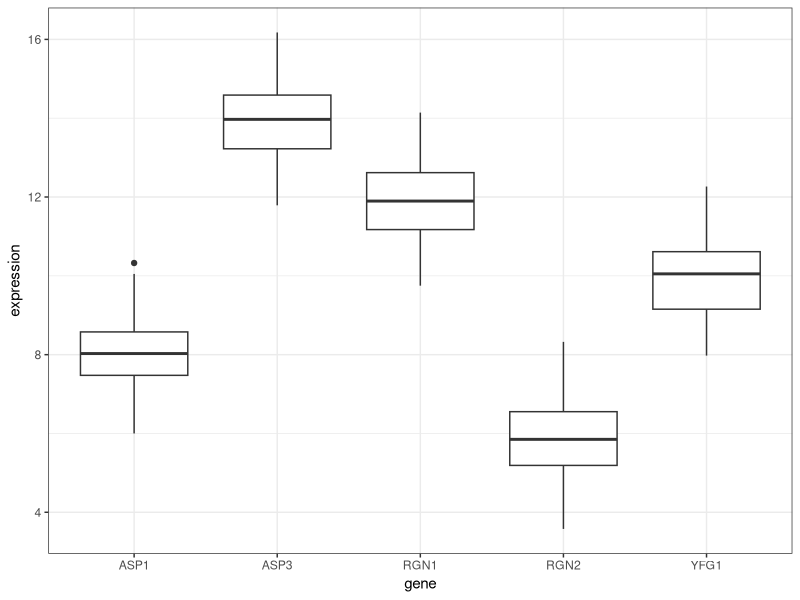
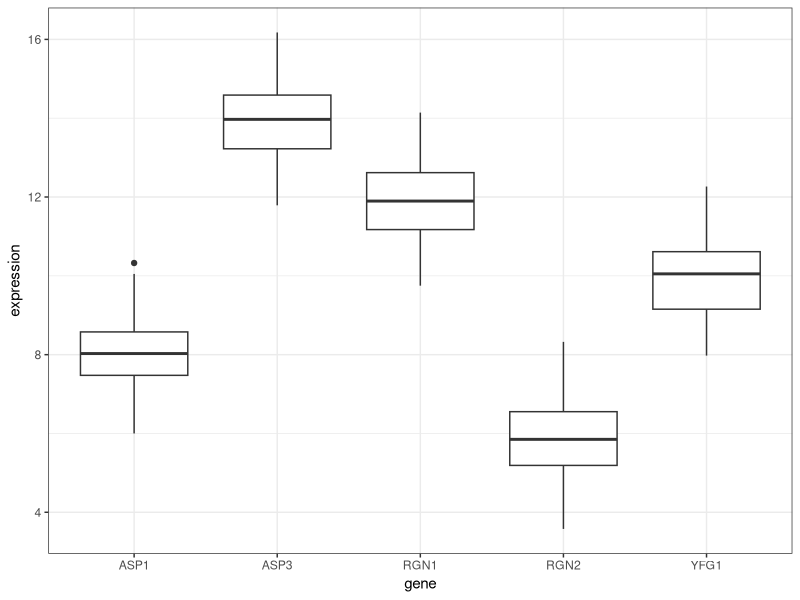
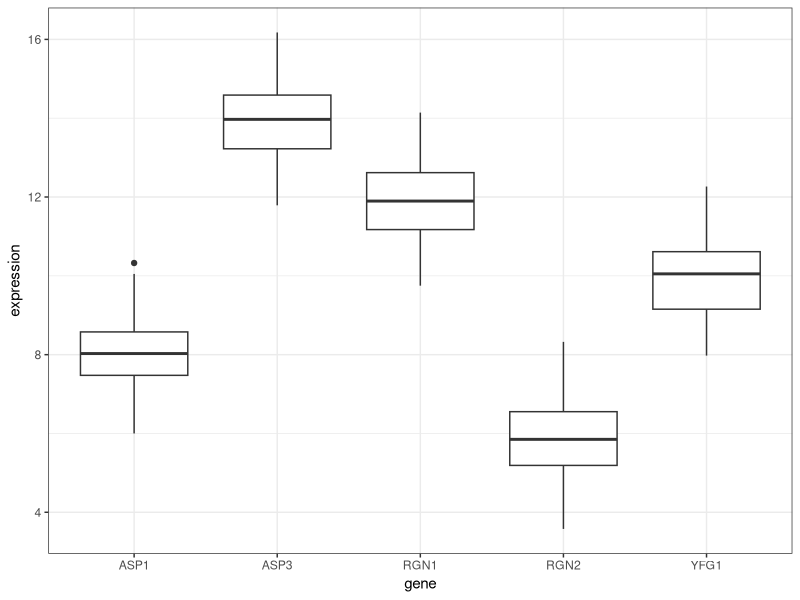
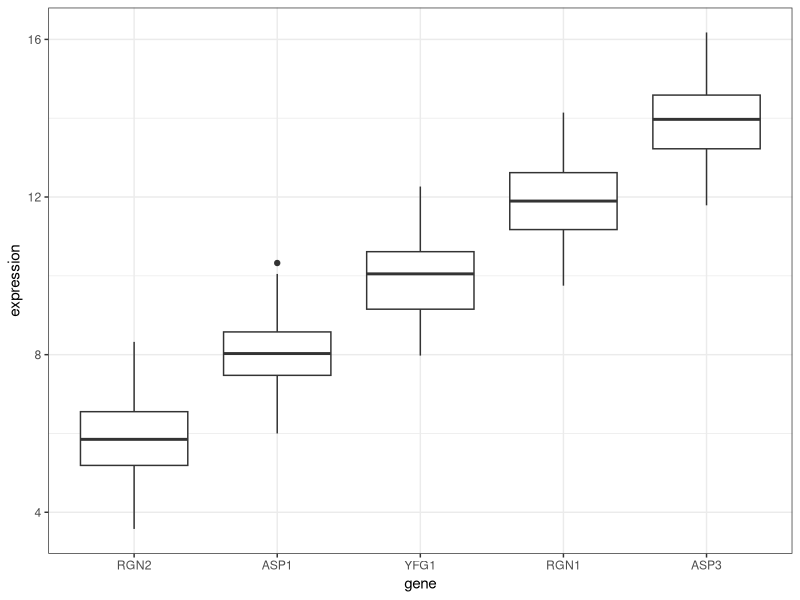
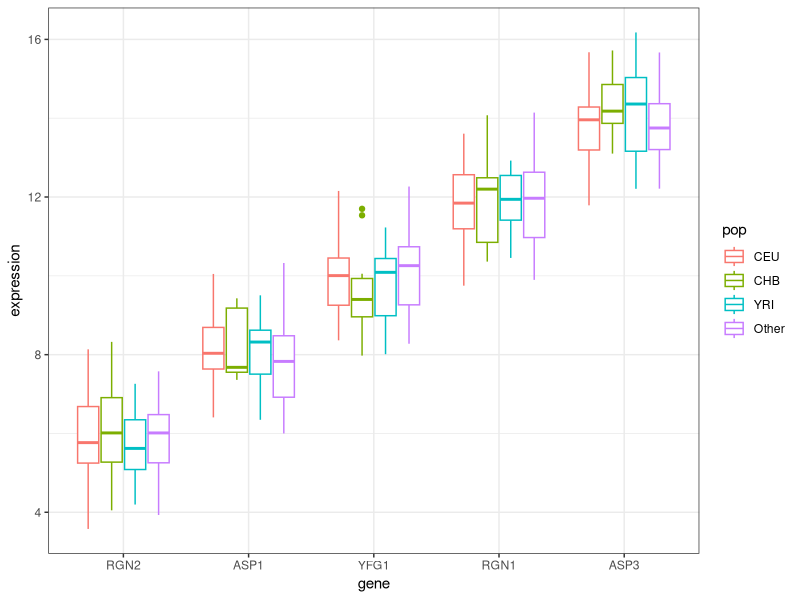
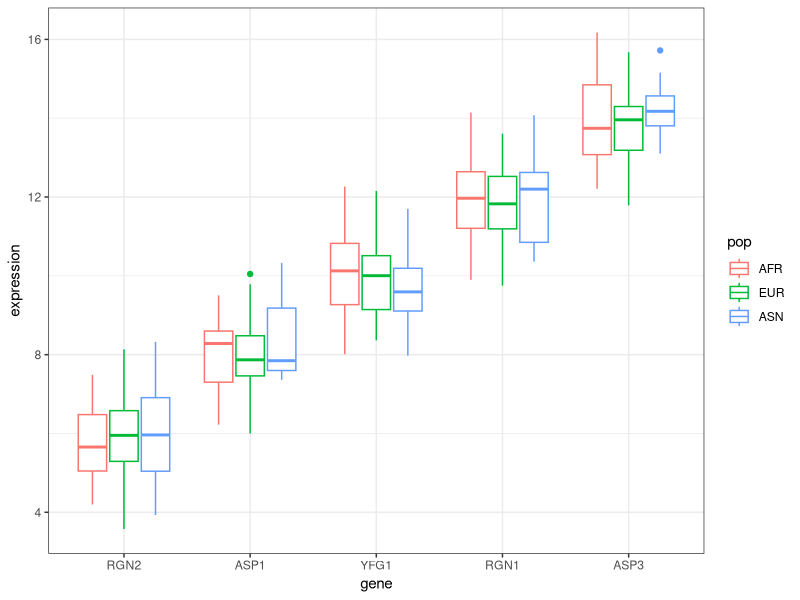

The R source for these figures, in order:
## ---- chunk 1
library(tidyverse)
## ---- chunk 2
data <- read_csv('Testdata.csv')

## ---- chunk 3
data <- read_csv('Testdata.csv')
## ---- chunk 4
data.lg <- pivot_longer(data,cols=RGN1:ASP3,names_to = 'gene',values_to = 'expression')

## ---- chunk 5
data.lg <- data.lg %>% mutate_at(c('status','pop','gender'),as.factor)
## ---- chunk 6
data.lg
## ---- chunk 7
ggplot(data.lg,aes(x=gene,y=expression)) + geom_boxplot() + theme_bw()

## ---- chunk 8
ggplot(data.lg,aes(x=gene,y=expression)) + geom_boxplot() + theme_bw()

## ---- chunk 9
ggplot(data.lg,aes(x=gene,y=expression)) + geom_boxplot() + theme_bw()

## ---- chunk 10
data.lg %>% mutate(gene=fct_reorder(gene, expression)) %>%
  ggplot(aes(x=gene,y=expression)) + geom_boxplot() + theme_bw()

## ---- chunk 11
data.lg %>% mutate(pop = fct_lump(pop, n = 4)) %>% count(pop)

## ---- chunk 12

data.lg %>% mutate(gene=fct_reorder(gene, expression),
                   pop = fct_lump(pop, n = 3)) %>%
  ggplot(aes(x=gene,y=expression,color=pop)) + geom_boxplot() + theme_bw()

## ---- chunk 13
data.lg %>% mutate(pop = fct_collapse(pop,
                                      EUR = c('CEU','FIN','GBR'),
                                      AFR = c('YRI','LWK','ASW'),
                                      ASN = c('CHB','CHS')),
                   gene=fct_reorder(gene, expression),
                   ) %>%
ggplot(aes(x=gene,y=expression,color=pop)) + geom_boxplot() + theme_bw()

